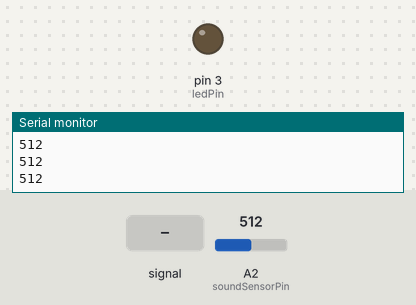
Bench run of a sketch on a simulated Arduino Uno, built with avr-gcc and run on an emulated ATmega328P. Shown: output pins drawn as LEDs (lit = HIGH), the last lines printed to the serial monitor. The inputs (shaded band) are chosen by the test bench; at power-on: A2 (soundSensorPin) = 512.

Above: at 1.2 s.
1.3 s: A2 (soundSensorPin) fed a 200 Hz sine of ±81 counts around its level
At 3.1 s:
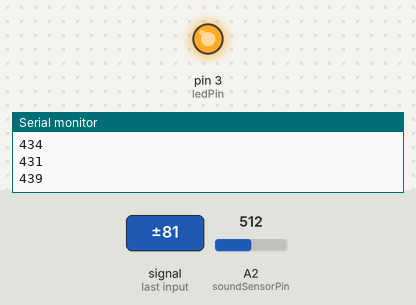
4.3 s: A2 (soundSensorPin) set to 490
At 5.5 s:
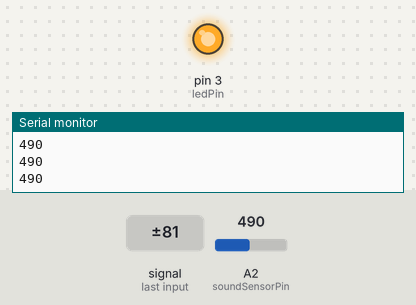
5.8 s: A2 (soundSensorPin) set to 518
At 6.8 s:
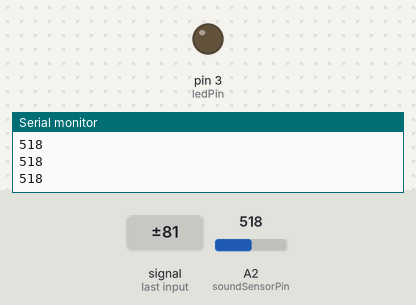
7.3 s: A2 (soundSensorPin) set to 306
At 8.1 s:
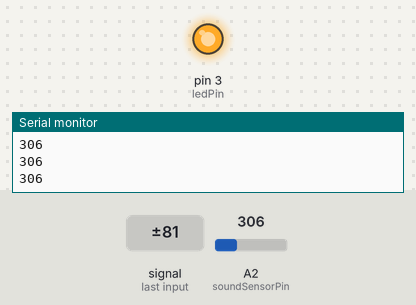
Timing chart, 0 to 9.8 s (numbered marks = the images above; inputs shaded):
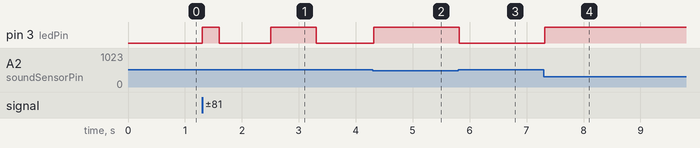

Measured:
- the behaviour switches between 500 and 501 on A2 (soundSensorPin) (found by bisection; images 2 and 3)
- after the input at 1.3 s, pin 3 (ledPin): LOW → HIGH at once, → LOW 0.30 s later, → HIGH 0.90 s later, → LOW 0.80 s later
- after the input at 4.3 s, pin 3 (ledPin): goes on until 4.3 s, then stays HIGH
- after the input at 5.8 s, pin 3 (ledPin): HIGH → LOW at once
- after the input at 7.3 s, pin 3 (ledPin): LOW → HIGH at once

The sketch:

HallEffectSensor.ino
```cpp
// Define the analog input pin for the sound sensor
const int soundSensorPin = A2;

// Define the digital pin for the LED
const int ledPin = 3;

void setup() {
  // Start serial communication at a baud rate of 9600
  Serial.begin(9600);

  // Set the sound sensor pin as an input
  pinMode(soundSensorPin, INPUT);

  // Set the LED pin as an output
  pinMode(ledPin, OUTPUT);
}

void loop() {
  // Read the analog value from the sound sensor
  int soundValue = analogRead(soundSensorPin);

  // Print the analog value to the Serial Monitor
  Serial.println(soundValue);

  // Check if the sound value is above a threshold (500)
  if (soundValue > 500) {
    // Turn the LED on
    digitalWrite(ledPin, LOW);
  } else {
    // Turn the LED off
    digitalWrite(ledPin, HIGH);
  }

  // Add a small delay to avoid flooding the serial monitor
  delay(100);
}
```
